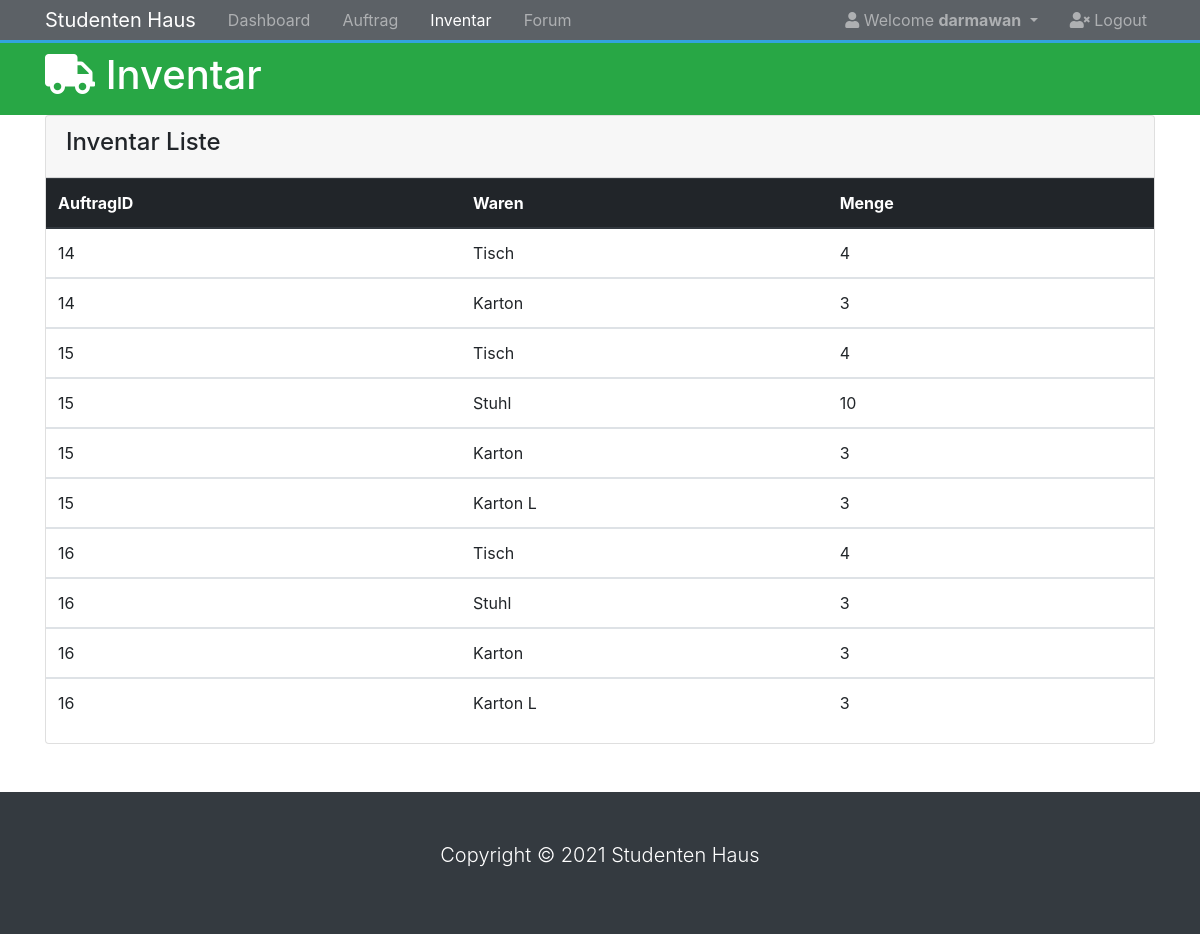
Screenshot of /public_html/inventar.php (signed in) with the database file from the repository.
### tables this page shows
CREATE TABLE `waren` (
  `waren_id` int(11) NOT NULL,
  `name` varchar(255) NOT NULL,
  `image` varchar(255) NOT NULL
);

CREATE TABLE `auftrag` (
  `auftrag_id` int(12) NOT NULL,
  `termin` date NOT NULL,
  `einzugsadress` text NOT NULL,
  `einzugsPLZ` text NOT NULL,
  `zieladress` text NOT NULL,
  `zielPLZ` text NOT NULL,
  `student_id` int(11) DEFAULT NULL,
  `inventar_id` int(11) DEFAULT NULL,
  `status_id` int(11) DEFAULT NULL
);

CREATE TABLE `inventar` (
  `inventar_id` int(12) NOT NULL,
  `menge` int(11) NOT NULL,
  `waren_id` int(11) NOT NULL
);

### public_html/inventar.php (the view, shortened to what this page needs)
<?php
include('server.php');
?>
<!DOCTYPE html>
<html lang="en">
<head>
  <link rel="stylesheet" href="https://use.fontawesome.com/releases/v5.0.13/css/all.css"
>
  <link rel="stylesheet" href="https://stackpath.bootstrapcdn.com/bootstrap/4.1.1/css/bootstrap.min.css"
>
  <link rel="stylesheet" href="css/style.css">
</head>
<body>
  <nav class="navbar navbar-expand-sm navbar-dark bg-dark p-0">
    <div class="container">
      <a href="dashboard.php" class="navbar-brand">Studenten Haus</a>
      <div class="collapse navbar-collapse" id="navbarCollapse">
        <ul class="navbar-nav">
          <li class="nav-item px-2">
            <a href="dashboard.php" class="nav-link">Dashboard</a>
          </li>
          <li class="nav-item px-2">
            <a href="auftrag.php" class="nav-link">Auftrag</a>
          </li>
          <li class="nav-item px-2">
            <a href="inventar.php" class="nav-link active">Inventar</a>
          </li>
          <li class="nav-item px-2">
            <a href="forum.php" class="nav-link">Forum</a>
          </li>
        </ul>
        <ul class="navbar-nav ml-auto">
          <li class="nav-item dropdown mr-3">
            <a href="#" class="nav-link dropdown-toggle" data-toggle="dropdown">
              <i class="fas fa-user"></i> Welcome
		          <?php  if (isset($_SESSION['username'])) : ?>
    		      <strong><?php echo $_SESSION['username']; ?></strong>
    	    	  <?php endif ?>
            </a>
          </li>
          <li class="nav-item">
            <a href="login.php" class="nav-link">
              <i class="fas fa-user-times"></i> Logout
            </a>
          </li>
        </ul>
      </div>
    </div>
  </nav>
  <header id="main-header" class="py-2 bg-success text-white">
    <div class="container">
      <div class="row">
        <div class="col-md-6">
          <h1>
            <i class="fas fa-truck"></i> Inventar</h1>
        </div>
      </div>
    </div>
  </header>
  <section id="categories">
    <div class="container">
      <div class="row">
        <div class="col">
          <div class="card">
            <div class="card-header">
              <h4>Inventar Liste</h4>
            </div>
		<div class="table-responsive">
				<table class="table table-stripped">
					<thead class="thead-dark">
					<tr>
            <th>AuftragID</th>
						<th>Waren</th>
						<th>Menge</th>
					</tr>
					</thead>
					<?php
           $query = "SELECT Auftrag.auftrag_id, Waren.name, Inventar.menge FROM Waren, Inventar, Auftrag, Student WHERE Student.username = '".$_SESSION['username']."' AND Student.student_id = Auftrag.student_id AND Auftrag.inventar_id = Inventar.inventar_id AND Inventar.waren_id = Waren.waren_id";
           $data = mysqli_query($db, $query);
           if ($data !== 0) {
              while ($row = mysqli_fetch_assoc($data)){
               echo '<tbody>';
               echo '<tr><td>' . $row['auftrag_id'] . '</td>';
               echo '<td>' . $row['name'] . '</td>';
               echo '<td>' . $row['menge'] . '</td></tr>';
               echo '</tbody>';
             }
           }
           else {
             echo '<p class="error">There was a problem accessing to data.</p>';
           }
					?>
				</table>
			</div>
          </div>
        </div>
      </div>
    </div>
  </section>
  <footer id="main-footer" class="bg-dark text-white mt-5 p-5">
    <div class="container">
      <div class="row">
        <div class="col">
          <p class="lead text-center">
            Copyright &copy;
            <span id="year"></span>
            Studenten Haus
          </p>
        </div>
      </div>
    </div>
  </footer>
</body>
</html>

### public_html/css/style.css (style rules this page uses)
body { background: ; color: ; }
.navbar { border-bottom: #008ed6 3px solid; opacity: 0.8; }

### rows the page displays
waren: auftrag.auftrag_id "14", name "Tisch", inventar.menge "4", auftrag.auftrag_id "15", auftrag.auftrag_id "16"
waren: auftrag.auftrag_id "14", name "Karton", inventar.menge "3", auftrag.auftrag_id "15", auftrag.auftrag_id "16"
waren: auftrag.auftrag_id "15", name "Stuhl", inventar.menge "10", auftrag.auftrag_id "16", inventar.menge "3"
waren: auftrag.auftrag_id "15", name "Karton L", inventar.menge "3", auftrag.auftrag_id "16"

### other values shown
$_SESSION['username'] "darmawan"
